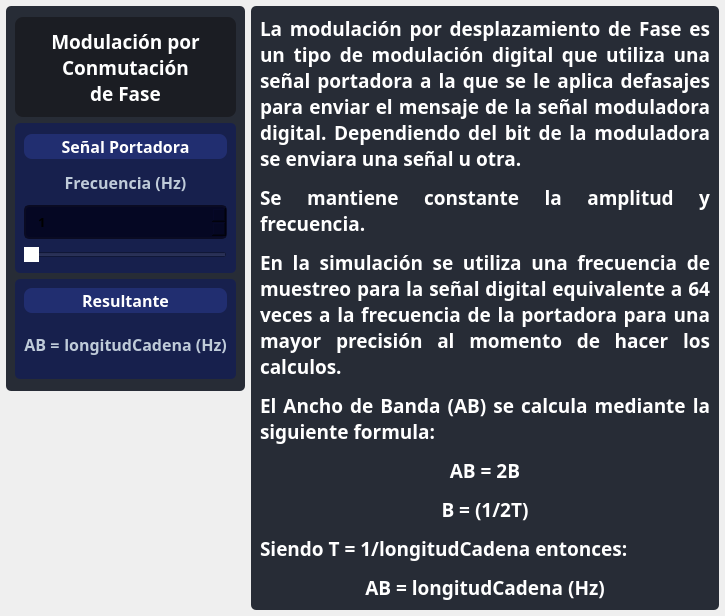
                  <widget class="QWidget" name="page_psk">
                   <layout class="QHBoxLayout" name="horizontalLayout_16">
                    <property name="leftMargin">
                     <number>6</number>
                    </property>
                    <property name="topMargin">
                     <number>6</number>
                    </property>
                    <property name="rightMargin">
                     <number>6</number>
                    </property>
                    <property name="bottomMargin">
                     <number>6</number>
                    </property>
                    <item alignment="Qt::AlignTop">
                     <widget class="QFrame" name="frame_11">
                      <property name="minimumSize">
                       <size>
                        <width>180</width>
                        <height>385</height>
                       </size>
                      </property>
                      <property name="maximumSize">
                       <size>
                        <width>280</width>
                        <height>16777215</height>
                       </size>
                      </property>
                      <property name="styleSheet">
                       <string notr="true">background-color: rgb(39, 44, 54);
border-radius: 5px;</string>
                      </property>
                      <property name="frameShape">
                       <enum>QFrame::StyledPanel</enum>
                      </property>
                      <property name="frameShadow">
                       <enum>QFrame::Raised</enum>
                      </property>
                      <layout class="QVBoxLayout" name="verticalLayout_21">
                       <item>
                        <layout class="QVBoxLayout" name="verticalLayout_29">
                         <item>
                          <widget class="QLabel" name="label_title_bar_top_4">
                           <property name="sizePolicy">
                            <sizepolicy hsizetype="Preferred" vsizetype="Preferred">
                             <horstretch>0</horstretch>
                             <verstretch>0</verstretch>
                            </sizepolicy>
                           </property>
                           <property name="maximumSize">
                            <size>
                             <width>16777215</width>
                             <height>100</height>
                            </size>
                           </property>
                           <property name="font">
                            <font>
                             <family>Satoshi Black</family>
                             <pointsize>14</pointsize>
                             <weight>75</weight>
                             <italic>false</italic>
                             <bold>true</bold>
                             <underline>false</underline>
                             <strikeout>false</strikeout>
                             <kerning>true</kerning>
                            </font>
                           </property>
                           <property name="cursor">
                            <cursorShape>ArrowCursor</cursorShape>
                           </property>
                           <property name="styleSheet">
                            <string notr="true">QLabel{
background-color: rgb(27, 29, 35);
border: 0px solid ;
border-radius: 8px;
color: white;
}</string>
                           </property>
                           <property name="text">
                            <string>Modulación por
Conmutación
de Fase</string>
                           </property>
                           <property name="scaledContents">
                            <bool>true</bool>
                           </property>
                           <property name="alignment">
                            <set>Qt::AlignCenter</set>
                           </property>
                           <property name="wordWrap">
                            <bool>false</bool>
                           </property>
                          </widget>
                         </item>
                         <item>
                          <widget class="QFrame" name="frame_12">
                           <property name="maximumSize">
                            <size>
                             <width>16777215</width>
                             <height>150</height>
                            </size>
                           </property>
                           <property name="styleSheet">
                            <string notr="true">background-color: rgb(23, 32, 77);
border-radius: 5px;</string>
                           </property>
                           <property name="frameShape">
                            <enum>QFrame::StyledPanel</enum>
                           </property>
                           <property name="frameShadow">
                            <enum>QFrame::Raised</enum>
                           </property>
                           <layout class="QVBoxLayout" name="verticalLayout_22">
                            <item>
                             <widget class="QLabel" name="label_top_info_8">
                              <property name="minimumSize">
                               <size>
                                <width>0</width>
                                <height>10</height>
                               </size>
                              </property>
                              <property name="maximumSize">
                               <size>
                                <width>16777215</width>
                                <height>25</height>
                               </size>
                              </property>
                              <property name="font">
                               <font>
                                <family>Satoshi Black</family>
                                <pointsize>12</pointsize>
                                <weight>75</weight>
                                <bold>true</bold>
                               </font>
                              </property>
                              <property name="styleSheet">
                               <string notr="true">QLabel{
	background-color: rgb(33, 46, 112);
	border: 0px solid ;
	border-radius: 8px;
color: white;
}</string>
                              </property>
                              <property name="text">
                               <string>Señal Portadora</string>
                              </property>
                              <property name="alignment">
                               <set>Qt::AlignCenter</set>
                              </property>
                             </widget>
                            </item>
                            <item>
                             <widget class="QLabel" name="label_top_info_14">
                              <property name="minimumSize">
                               <size>
                                <width>0</width>
                                <height>20</height>
                               </size>
                              </property>
                              <property name="maximumSize">
                               <size>
                                <width>16777215</width>
                                <height>30</height>
                               </size>
                              </property>
                              <property name="font">
                               <font>
                                <family>Satoshi</family>
                                <pointsize>12</pointsize>
                                <weight>75</weight>
                                <bold>true</bold>
                               </font>
                              </property>
                              <property name="styleSheet">
                               <string notr="true">color: rgb(191, 203, 217)</string>
                              </property>
                              <property name="text">
                               <string>Frecuencia (Hz)</string>
                              </property>
                              <property name="alignment">
                               <set>Qt::AlignCenter</set>
                              </property>
                             </widget>
                            </item>
                            <item>
                             <widget class="QSpinBox" name="carrierFreqInputPSK">
                              <property name="font">
                               <font>
                                <family>Satoshi</family>
                                <pointsize>10</pointsize>
                                <weight>75</weight>
                                <bold>true</bold>
                               </font>
                              </property>
                              <property name="toolTip">
                               <string/>
                              </property>
                              <property name="styleSheet">
                               <string notr="true">QSpinBox{
	background-color: rgb(5, 7, 35);
	border-radius: 5px;
	border: 2px solid rgb(10, 11, 35);
	padding: 5px;
	padding-left: 10px;
}
QSpinBox:hover{
	border: 2px solid rgb(0, 0, 127)
}
QSpinBox QAbstractItemView {
	color: rgb(85, 170, 255);	
	background-color: rgb(27, 29, 35);
	padding: 10px;
	selection-background-color: rgb(27, 29, 35);
}
/*
rgb(27, 29, 35);
rgb(13, 9, 59)
*/

QSpinBox::up-button{
	width: 25px; 
	border-left-width: 3px;
	border-left-color: rgba(39, 44, 54, 150);
	border-left-style: solid;
	border-top-right-radius: 3px;
	border-bottom-right-radius: 3px;	
	background-image: url(:/16x16/icons/16x16/cil-arrow-top.png);
	background-position: center;
	background-repeat: no-reperat;
}

QSpinBox::up-button:hover{
	background-color: rgb(80, 80, 80)
}

QSpinBox::down-button:hover{
	background-color: rgb(80, 80, 80)
}

QSpinBox::down-button{
	width: 25px; 
	border-left-width: 3px;
	border-left-color: rgba(39, 44, 54, 150);
	border-left-style: solid;
	border-top-right-radius: 3px;
	border-bottom-right-radius: 3px;	
	background-image: url(:/16x16/icons/16x16/cil-arrow-bottom.png);
	background-position: center;
	background-repeat: no-reperat;
}</string>
                              </property>
                              <property name="minimum">
                               <number>1</number>
                              </property>
                              <property name="maximum">
                               <number>200</number>
                              </property>
                             </widget>
                            </item>
                            <item>
                             <widget class="QSlider" name="sliderPSK">
                              <property name="styleSheet">
                               <string notr="true">QSlider::handle:horizontal{
	background: rgb(255, 255, 255);
}</string>
                              </property>
                              <property name="minimum">
                               <number>1</number>
                              </property>
                              <property name="maximum">
                               <number>200</number>
                              </property>
                              <property name="tracking">
                               <bool>false</bool>
                              </property>
                              <property name="orientation">
                               <enum>Qt::Horizontal</enum>
                              </property>
                              <property name="tickPosition">
                               <enum>QSlider::NoTicks</enum>
                              </property>
                             </widget>
                            </item>
                           </layout>
                          </widget>
                         </item>
                         <item>
                          <widget class="QFrame" name="frame_15">
                           <property name="sizePolicy">
                            <sizepolicy hsizetype="Preferred" vsizetype="Fixed">
                             <horstretch>0</horstretch>
                             <verstretch>0</verstretch>
                            </sizepolicy>
                           </property>
                           <property name="maximumSize">
                            <size>
                             <width>16777215</width>
                             <height>100</height>
                            </size>
                           </property>
                           <property name="styleSheet">
                            <string notr="true">background-color: rgb(23, 32, 77);
border-radius: 5px;</string>
                           </property>
                           <property name="frameShape">
                            <enum>QFrame::StyledPanel</enum>
                           </property>
                           <property name="frameShadow">
                            <enum>QFrame::Raised</enum>
                           </property>
                           <layout class="QVBoxLayout" name="verticalLayout_31">
                            <property name="leftMargin">
                             <number>9</number>
                            </property>
                            <item>
                             <widget class="QLabel" name="label_top_info_19">
                              <property name="minimumSize">
                               <size>
                                <width>0</width>
                                <height>20</height>
                               </size>
                              </property>
                              <property name="maximumSize">
                               <size>
                                <width>16777215</width>
                                <height>25</height>
                               </size>
                              </property>
                              <property name="font">
                               <font>
                                <family>Satoshi Black</family>
                                <pointsize>12</pointsize>
                                <weight>75</weight>
                                <bold>true</bold>
                               </font>
                              </property>
                              <property name="styleSheet">
                               <string notr="true">QLabel{
	background-color: rgb(33, 46, 112);
	border: 0px solid ;
	border-radius: 8px;
color: white;
}</string>
                              </property>
                              <property name="text">
                               <string>Resultante</string>
                              </property>
                              <property name="alignment">
                               <set>Qt::AlignCenter</set>
                              </property>
                             </widget>
                            </item>
                            <item>
                             <widget class="QFrame" name="frame_44">
                              <property name="maximumSize">
                               <size>
                                <width>300</width>
                                <height>50</height>
                               </size>
                              </property>
                              <property name="frameShape">
                               <enum>QFrame::StyledPanel</enum>
                              </property>
                              <property name="frameShadow">
                               <enum>QFrame::Raised</enum>
                              </property>
                              <layout class="QHBoxLayout" name="horizontalLayout_38">
                               <property name="spacing">
                                <number>4</number>
                               </property>
                               <property name="leftMargin">
                                <number>0</number>
                               </property>
                               <property name="topMargin">
                                <number>0</number>
                               </property>
                               <property name="rightMargin">
                                <number>0</number>
                               </property>
                               <property name="bottomMargin">
                                <number>0</number>
                               </property>
                               <item>
                                <widget class="QLabel" name="label_top_info_20">
                                 <property name="minimumSize">
                                  <size>
                                   <width>0</width>
                                   <height>20</height>
                                  </size>
                                 </property>
                                 <property name="maximumSize">
                                  <size>
                                   <width>16777215</width>
                                   <height>30</height>
                                  </size>
                                 </property>
                                 <property name="font">
                                  <font>
                                   <family>Satoshi</family>
                                   <pointsize>12</pointsize>
                                   <weight>75</weight>
                                   <bold>true</bold>
                                  </font>
                                 </property>
                                 <property name="styleSheet">
                                  <string notr="true">color: rgb(191, 203, 217)</string>
                                 </property>
                                 <property name="text">
                                  <string>AB =</string>
                                 </property>
                                 <property name="alignment">
                                  <set>Qt::AlignCenter</set>
                                 </property>
                                </widget>
                               </item>
                               <item>
                                <widget class="QLabel" name="label_resultFSK_3">
                                 <property name="minimumSize">
                                  <size>
                                   <width>0</width>
                                   <height>20</height>
                                  </size>
                                 </property>
                                 <property name="maximumSize">
                                  <size>
                                   <width>16777215</width>
                                   <height>30</height>
                                  </size>
                                 </property>
                                 <property name="font">
                                  <font>
                                   <family>Satoshi</family>
                                   <pointsize>12</pointsize>
                                   <weight>75</weight>
                                   <bold>true</bold>
                                  </font>
                                 </property>
                                 <property name="styleSheet">
                                  <string notr="true">color: rgb(191, 203, 217)</string>
                                 </property>
                                 <property name="text">
                                  <string>longitudCadena (Hz)</string>
                                 </property>
                                 <property name="alignment">
                                  <set>Qt::AlignCenter</set>
                                 </property>
                                </widget>
                               </item>
                              </layout>
                             </widget>
                            </item>
                           </layout>
                          </widget>
                         </item>
                        </layout>
                       </item>
                      </layout>
                     </widget>
                    </item>
                    <item>
                     <widget class="QFrame" name="frame_3">
                      <property name="styleSheet">
                       <string notr="true">background-color: rgb(39, 44, 54);
border-radius: 5px;</string>
                      </property>
                      <property name="frameShape">
                       <enum>QFrame::StyledPanel</enum>
                      </property>
                      <property name="frameShadow">
                       <enum>QFrame::Raised</enum>
                      </property>
                      <layout class="QVBoxLayout" name="verticalLayout_10">
                       <item>
                        <widget class="QFrame" name="textASK_3">
                         <property name="maximumSize">
                          <size>
                           <width>500</width>
                           <height>16777215</height>
                          </size>
                         </property>
                         <property name="frameShape">
                          <enum>QFrame::StyledPanel</enum>
                         </property>
                         <property name="frameShadow">
                          <enum>QFrame::Raised</enum>
                         </property>
                         <layout class="QVBoxLayout" name="verticalLayout_8">
                          <property name="spacing">
                           <number>0</number>
                          </property>
                          <property name="leftMargin">
                           <number>0</number>
                          </property>
                          <property name="topMargin">
                           <number>0</number>
                          </property>
                          <property name="rightMargin">
                           <number>0</number>
                          </property>
                          <property name="bottomMargin">
                           <number>0</number>
                          </property>
                          <item alignment="Qt::AlignTop">
                           <widget class="QLabel" name="label_3">
                            <property name="minimumSize">
                             <size>
                              <width>450</width>
                              <height>0</height>
                             </size>
                            </property>
                            <property name="font">
                             <font>
                              <family>Satoshi</family>
                              <pointsize>14</pointsize>
                              <weight>75</weight>
                              <bold>true</bold>
                             </font>
                            </property>
                            <property name="styleSheet">
                             <string notr="true">color: rgb(255, 255, 255);</string>
                            </property>
                            <property name="text">
                             <string>&lt;html&gt;&lt;head/&gt;&lt;body&gt;&lt;p&gt;La modulación por desplazamiento de Fase es un tipo de modulación digital que utiliza una señal portadora a la que se le aplica defasajes para enviar el mensaje de la señal moduladora digital. Dependiendo del bit de la moduladora se enviara una señal u otra.&lt;/p&gt;&lt;p&gt;Se mantiene constante la amplitud y frecuencia.&lt;/p&gt;&lt;p&gt;En la simulación se utiliza una frecuencia de muestreo para la señal digital equivalente a 64 veces a la frecuencia de la portadora para una mayor precisión al momento de hacer los calculos.&lt;/p&gt;&lt;p&gt;El Ancho de Banda (AB) se calcula mediante la siguiente formula:&lt;/p&gt;&lt;p align=&quot;center&quot;&gt;AB = 2B&lt;/p&gt;&lt;p align=&quot;center&quot;&gt;B = (1/2T)&lt;/p&gt;&lt;p&gt;Siendo T = 1/longitudCadena entonces:&lt;/p&gt;&lt;p align=&quot;center&quot;&gt;AB = longitudCadena (Hz)&lt;/p&gt;&lt;/body&gt;&lt;/html&gt;</string>
                            </property>
                            <property name="alignment">
                             <set>Qt::AlignJustify|Qt::AlignVCenter</set>
                            </property>
                            <property name="wordWrap">
                             <bool>true</bool>
                            </property>
                           </widget>
                          </item>
                         </layout>
                        </widget>
                       </item>
                      </layout>
                     </widget>
                    </item>
                   </layout>
                  </widget>
